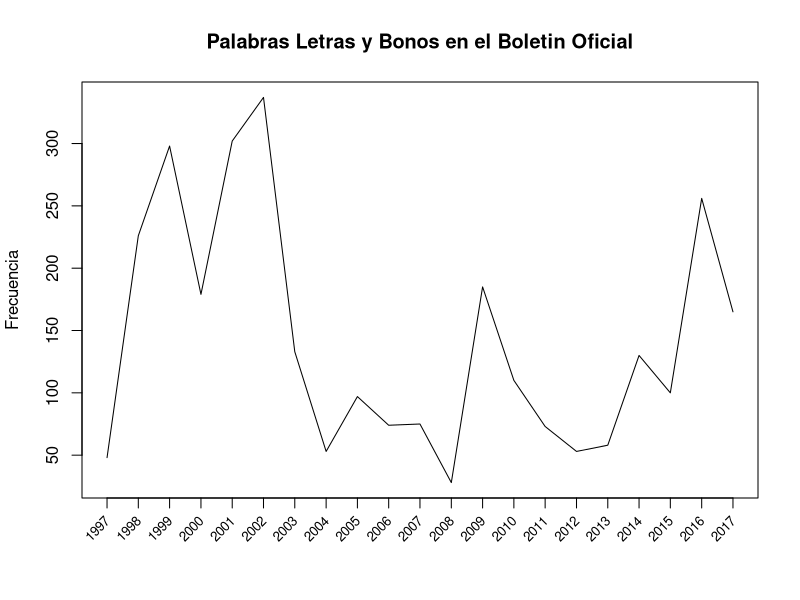

Source code (R):
datos <- read.csv(file="boletin_letras_bonos.csv", header=TRUE)

datos$cuando <- as.Date(as.character(datos$fechas), "%Y%m%d");
initial_date = min(datos$cuando);
target_date = max(datos$cuando);
tlab <- seq(initial_date, target_date, by="month")
lab <- format(tlab,format="%Y-%b")

short.date = strftime(datos$cuando, "%Y");
datostat <- aggregate(datos$cantidad ~ short.date, FUN=sum);
names(datostat) <- c("cuando","cantidad");
datostat$cuando <- as.Date(as.character(datostat$cuando), "%Y");

initial_date = min(datostat$cuando);
target_date = max(datostat$cuando);
tlab <- seq(initial_date, target_date, by="year")
lab <- format(tlab,format="%Y")
plot(datostat$cuando, datostat$cantidad, main="Palabras Letras y Bonos en el Boletin Oficial", t="l", xaxt="n", xlab="", ylab="Frecuencia")
axis(1, at=tlab, labels=FALSE)
text(x=tlab, y=par()$usr[3]-0.05*(par()$usr[4]-par()$usr[3]),
labels=lab, srt=45, adj=1, xpd=TRUE, cex=.8)

